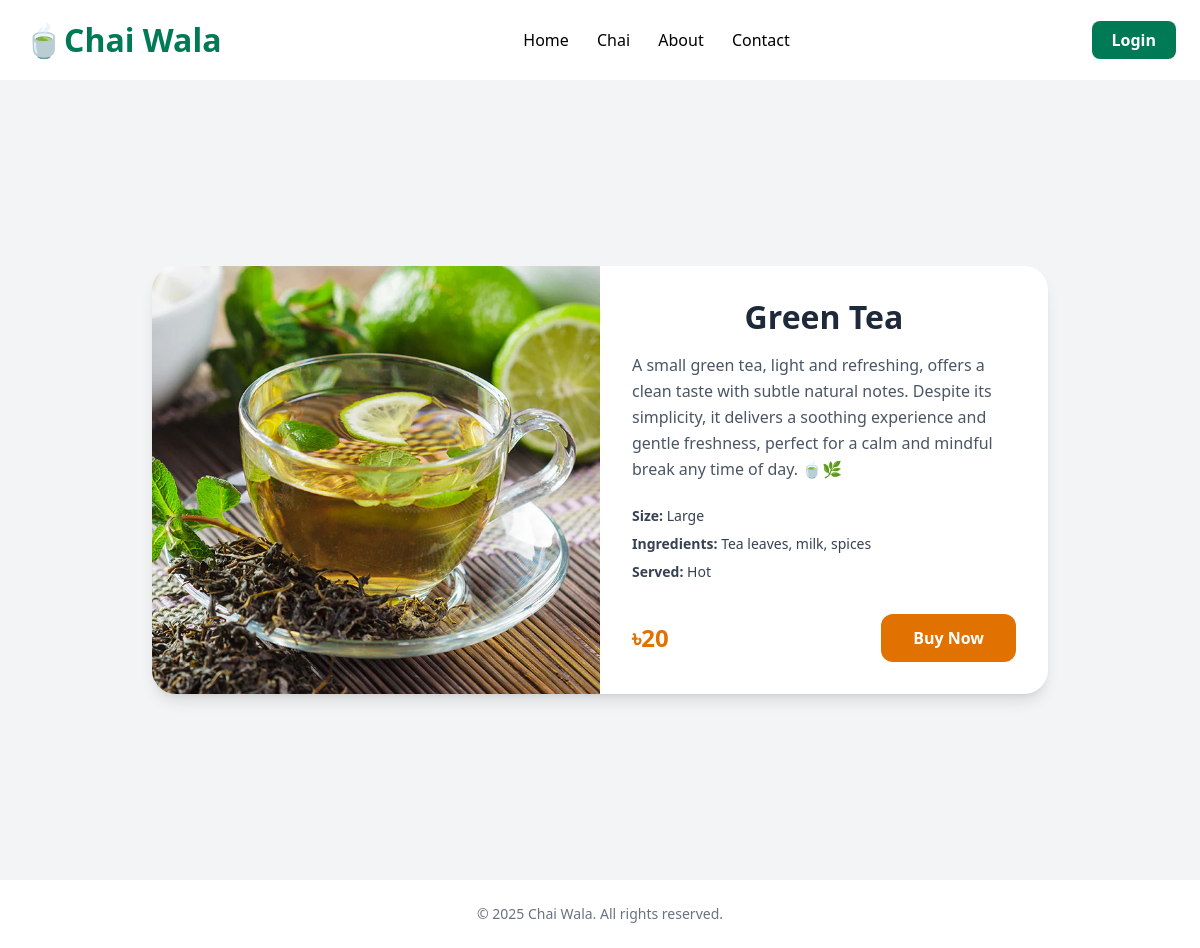
The page /chai/4/ on the database its author committed.
### chai/models.py (models this page shows, shortened)
class ChaiVarity(models.Model):
    CHAI_TYPE_CHOICE = [
        ('MLT', 'MASALA TEA'),
        ('GRT', 'GINGER TEA'),
        ('KLT', 'KIWI TEA'),
        ('ELT', 'ELACHI TEA'),
        ('GT', 'GREEN TEA'),
        ('BLT', 'BLACK TEA'),
        ('HET', 'HERBAL TEA'),
        ('MLT', 'MILK TEA'),
    ]
    name = models.CharField(max_length=100)
    image = models.ImageField(upload_to='chais/')
    date = models.DateTimeField(default=timezone.now)
    tea_type = models.CharField(max_length=5, choices= CHAI_TYPE_CHOICE)
    description = models.TextField(default='', null=True)
    price = models.IntegerField(default=0,null=False)

### chai/views.py (the view)
# urls.py: path('<int:chai_id>/',views.chai_details, name='chai_details'),
def chai_details(request, chai_id):
    chai = get_object_or_404(ChaiVarity, pk=chai_id)# This will take the object if not then this will show 404
    return render(request, 'chai/chai_details.html', {'chai':chai})# sending the data of the chai as objects in the html file

### chai/templates/chai/chai_details.html (shortened to what this page needs)
{% extends 'layout.html' %}
{% block content %}
    <div class="min-h-screen flex items-center justify-center bg-gray-100 p-6">
        <div class="max-w-4xl w-full bg-white rounded-3xl shadow-lg overflow-hidden">
            <div class="grid grid-cols-1 md:grid-cols-2">
                <div class="h-full">
                    <img
                    src="{{ chai.image.url }}"
                    alt="{{ chai.name }}"
                    class="w-full h-full object-cover"
                    />
                </div>
                <div class="p-8 flex flex-col justify-between">
                    <div>
                        <h1 class="text-3xl font-extrabold text-gray-800">
                            {{ chai.name }}
                        </h1>
                        <p class="text-gray-600 mt-4 leading-relaxed">
                            {{ chai.description }}
                        </p>
                        <ul class="mt-6 space-y-2 text-sm text-gray-700">
                            <li><span class="font-semibold">Size:</span> Large</li>
                            <li><span class="font-semibold">Ingredients:</span> Tea leaves, milk, spices</li>
                            <li><span class="font-semibold">Served:</span> Hot</li>
                        </ul>
                    </div>
                    <div class="mt-8 flex items-center justify-between">
                        <span class="text-2xl font-bold text-amber-600">
                            ৳{{ chai.price }}
                        </span>
                        <button
                            class="px-8 py-3 bg-amber-600 text-white rounded-xl font-semibold hover:bg-amber-700 transition"
                        >
                            Buy Now
                        </button>
                    </div>
                </div>
            </div>
        </div>
    </div>
{% endblock content %}

### static/style.css (style rules this page uses)
body { color: black; }
h1 { text-align: center; font-size: 2em; }

### rows shown on the page
ChaiVarity: image (picture), name "Green Tea", description "A small green tea, light and refreshing, offers a clean taste with subtle natural notes. Despite its simplicity, it delivers a soothing experience and gentle freshness, perfect for a calm and mindful break any time of day. 🍵🌿", price "20"

### other values the page prints
{{ year|default:"2025" }} "2025"
